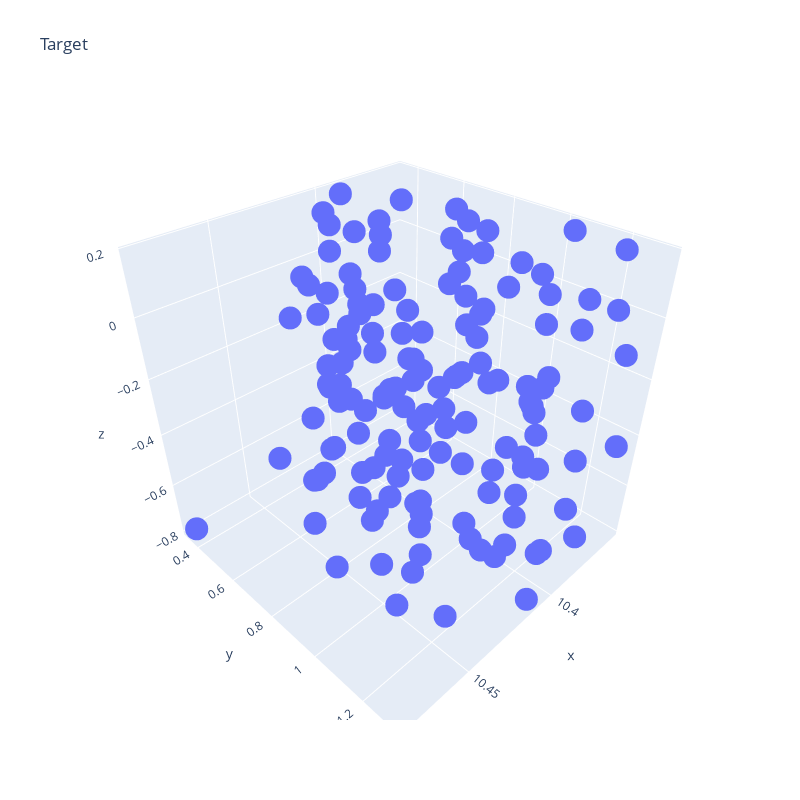

The code cell stored with this chart in its notebook:
### Markdown cell above
TARGET SIZE

### Code cell
TargHeight, TargWidth, TargPerimeter, TargArea = target_size(sensor_viper)
factor_area = TargArea/gt_target_size_area
print("Target is about ",TargHeight,"m"" by", TargWidth," m", "Approximate Perimeter:",TargPerimeter, "Approximate Area:",TargArea, "Target Error:", factor_area)

### Figure 1 — Plotly figure (JSON) as saved in the notebook; plotly's stock layout.template omitted (floating-point values rounded to 4 significant figures; data arrays with more than 128 entries replaced by an {"elided": "..."} marker saying what was removed)
{"data": [{"hovertemplate": "x=%{x}<br>y=%{y}<br>z=%{z}<extra></extra>", "legendgroup": "", "marker": {"color": "#636efa", "symbol": "circle"}, "mode": "markers", "name": "", "scene": "scene", "showlegend": false, "type": "scatter3d", "x": {"elided": "144 float values"}, "y": {"elided": "144 float values"}, "z": {"elided": "144 float values"}}], "layout": {"height": 800, "legend": {"tracegroupgap": 0}, "scene": {"domain": {"x": [0, 1], "y": [0, 1]}, "xaxis": {"title": {"text": "x"}}, "yaxis": {"title": {"text": "y"}}, "zaxis": {"title": {"text": "z"}}}, "title": {"text": "Target"}, "width": 800}}
